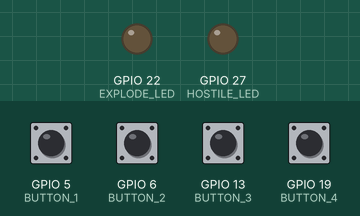
The program below on a simulated Raspberry Pi (BCM pin numbers). Parts: output pins drawn as LEDs (lit = HIGH). The test bench sets the inputs (shaded band); at power-on: GPIO 5 (BUTTON_1), GPIO 6 (BUTTON_2), GPIO 13 (BUTTON_3), GPIO 19 (BUTTON_4) HIGH.

Above: at 1.2 s.
1.3 s: GPIO 5 (BUTTON_1) pulled LOW for 0.15 s
At 2.3 s:
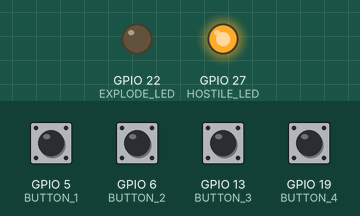
2.9 s: GPIO 6 (BUTTON_2) pulled LOW for 0.15 s
At 3.6 s:
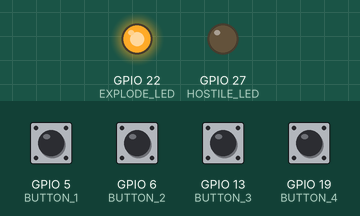
4.5 s: GPIO 5 (BUTTON_1) pulled LOW for 1 s
At 4.8 s:
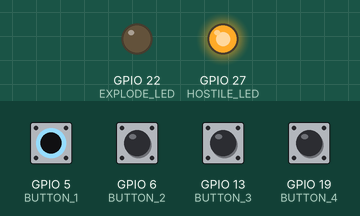
7.0 s: GPIO 6 (BUTTON_2) pulled LOW for 1 s
At 7.9 s:
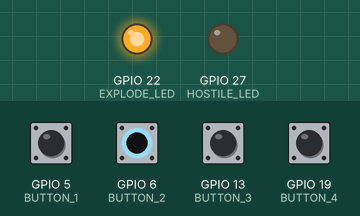
Timing chart, 0 to 10.0 s (numbered marks = the images above; inputs shaded):
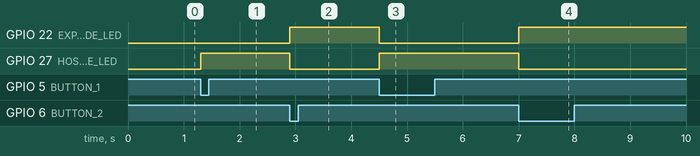

Measured:
- after the input at 1.3 s, GPIO 27 (HOSTILE_LED): LOW → HIGH at once
- after the input at 2.9 s, GPIO 22 (EXPLODE_LED): LOW → HIGH at once; GPIO 27 (HOSTILE_LED): HIGH → LOW at once
- after the input at 4.5 s, GPIO 22 (EXPLODE_LED): HIGH → LOW at once; GPIO 27 (HOSTILE_LED): LOW → HIGH at once
- after the input at 7.0 s, GPIO 22 (EXPLODE_LED): LOW → HIGH at once; GPIO 27 (HOSTILE_LED): HIGH → LOW at once

The program:

main.py
```python
import RPi.GPIO as GPIO
import time

GPIO.setmode(GPIO.BCM)
GPIO.setwarnings(False)

BUTTON_1 = 5
BUTTON_2 = 6
BUTTON_3 = 13
BUTTON_4 = 19

HOSTILE_LED = 27
EXPLODE_LED = 22

GPIO.setup(BUTTON_1, GPIO.IN, pull_up_down=GPIO.PUD_UP)
GPIO.setup(BUTTON_2, GPIO.IN, pull_up_down=GPIO.PUD_UP)
GPIO.setup(BUTTON_3, GPIO.IN, pull_up_down=GPIO.PUD_UP)
GPIO.setup(BUTTON_4, GPIO.IN, pull_up_down=GPIO.PUD_UP)

GPIO.setup(HOSTILE_LED, GPIO.OUT, initial=GPIO.LOW)
GPIO.setup(EXPLODE_LED, GPIO.OUT, initial=GPIO.LOW)

state = "idle"

def set_state(new_state):
    global state
    state = new_state
    GPIO.output(HOSTILE_LED, GPIO.HIGH if state == "hostile" else GPIO.LOW)
    GPIO.output(EXPLODE_LED, GPIO.HIGH if state == "explode" else GPIO.LOW)

last1 = last2 = last3 = last4 = True

try:
    while True:
        b1 = GPIO.input(BUTTON_1)
        b2 = GPIO.input(BUTTON_2)
        b3 = GPIO.input(BUTTON_3)
        b4 = GPIO.input(BUTTON_4)

        if not b1 and last1:
            set_state("hostile")

        if not b2 and last2 and state == "hostile":
            set_state("explode")

        if not b3 and last3 and state == "hostile":
            set_state("explode")

        if not b4 and last4 and state in ("idle", "hostile"):
            set_state("explode")

        last1, last2, last3, last4 = b1, b2, b3, b4
        time.sleep(0.05)

except KeyboardInterrupt:
    pass
finally:
    GPIO.cleanup()
```
